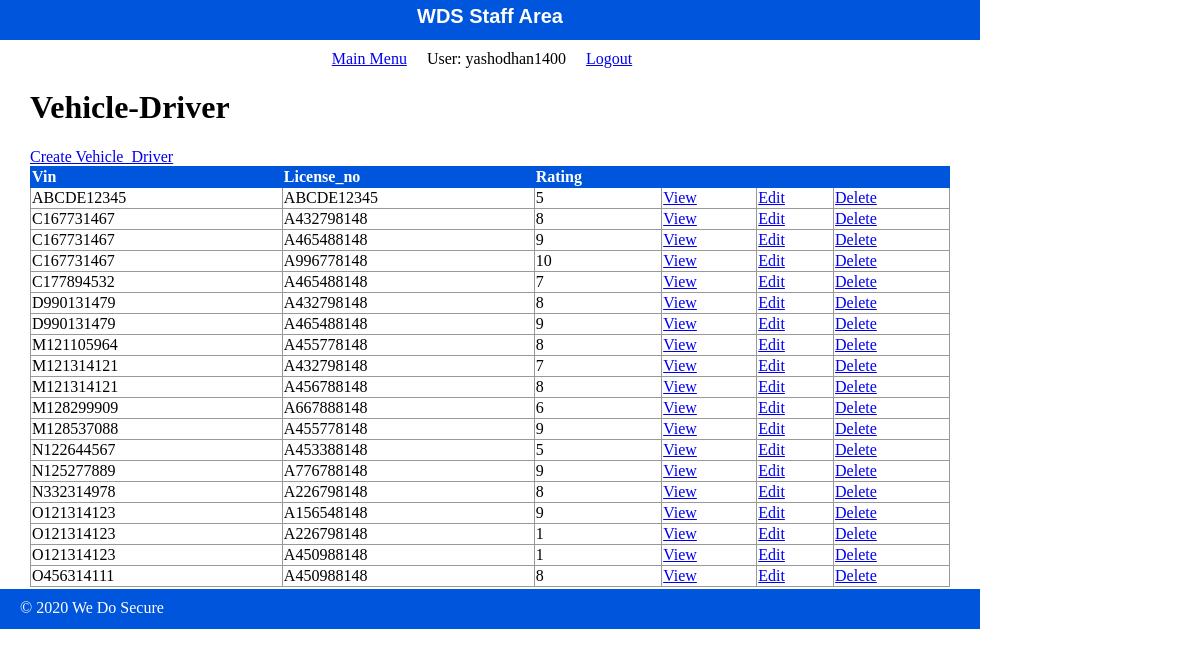
Page /WDS/public/staff/vehicle_driver/index.php (signed in) on the committed database.
### tables this page shows
CREATE TABLE `vehicle_driver` (
  `Vin` varchar(10) NOT NULL COMMENT 'Vehicle Id Number',
  `License_no` varchar(10) NOT NULL COMMENT 'Driver''s license number',
  `Rating` decimal(2,0) NOT NULL COMMENT 'DRIVER RATINGS'
);

### WDS/private/functions.php (called while the page is built, shortened)
<?php
function url_for($script_path) {
  if($script_path[0] != '/') {
    $script_path = "/" . $script_path;
  }
  return WWW_ROOT . $script_path;
}
function u($string=""){
  return urlencode($string);
}
function h($string=""){
  return htmlspecialchars($string);
  }
?>

### WDS/private/query_function.php (called while the page is built, shortened)
<?php
	function find_all($table_name){
		global $db;
		$sql_query = " SELECT * FROM $table_name ";
		$sql_query .= "ORDER BY 1 ;";
		$result = mysqli_query($db, $sql_query);
		return $result;
	}
?>

### WDS/public/staff/vehicle_driver/index.php (the view, shortened to what this page needs)
<?php
  $Vehicle_Driver_set = find_all("vehicle_driver");
?>
<?php include(SHARED_PATH . '/staff_header.php'); ?>
	<div id="content">
		<div class="Vehicle_Driver Listing">
		<h1>Vehicle-Driver</h1>
	<div id="actions">
		<a class="action" href="<?php echo url_for('staff/vehicle_driver/new.php'); ?>">Create Vehicle_Driver</a>
	</div>
	<table class="list">
  	  <tr>
        <th>Vin</th>
        <th>License_no</th>
        <th>Rating</th>
  	    <th>&nbsp;</th>
        <th>&nbsp;</th>
        <th>&nbsp;</th>
  	  </tr>
  	  <?php while($Vehicle_Driver = mysqli_fetch_assoc($Vehicle_Driver_set)) { ?>
        <tr>
          <td><?php echo $Vehicle_Driver['Vin']; ?></td>
          <td><?php echo $Vehicle_Driver['License_no']; ?></td>
          <td><?php echo $Vehicle_Driver['Rating']; ?></td>
          <td><a class="action" href="<?php echo url_for('/staff/vehicle_driver/show.php?id=' . h(u($Vehicle_Driver['Vin'])) . '&id2=' . h(u($Vehicle_Driver['License_no']))); ?>">View</a></td>
          <td><a class="action" href="<?php echo url_for('/staff/vehicle_driver/edit.php?id=' . h(u($Vehicle_Driver['Vin'])) . '&id2=' . h(u($Vehicle_Driver['License_no']))); ?>">Edit</a></td>
          <td><a class="action" href="<?php echo url_for('/staff/vehicle_driver/delete.php?id=' . h(u($Vehicle_Driver['Vin'])) . '&id2=' . h(u($Vehicle_Driver['License_no']))); ?>">Delete</a></td>
    	  </tr>
      <?php } ?>
  	</table>
		</div>
	</div>
<?php include(SHARED_PATH . '/staff_footer.php'); ?>

### WDS/public/stylesheets/staff.css (style rules this page uses)
html { height: 100%; width: 100%; }
body { height: 980px; width: 100%; margin: 0; padding: 0; }
#content { width: 920px; min-height: 500px; padding: 0 30px; }
table { border-collapse: collapse; vertical-align: top; }
table.list { width: 100%; }
table.list tr td { border: 1px solid #999999; }
table.list tr th { border: 1px solid #0055DD; background: #0055DD; color: white; text-align: left; }

### rows in the picture
vehicle_driver: Vin "ABCDE12345", License_no "ABCDE12345", Rating "5"
vehicle_driver: Vin "C167731467", License_no "A432798148", Rating "8"
vehicle_driver: Vin "C167731467", License_no "A465488148", Rating "9"
vehicle_driver: Vin "C167731467", License_no "A996778148", Rating "10"
vehicle_driver: Vin "C177894532", License_no "A465488148", Rating "7"
vehicle_driver: Vin "D990131479", License_no "A432798148", Rating "8"
vehicle_driver: Vin "D990131479", License_no "A465488148", Rating "9"
vehicle_driver: Vin "M121105964", License_no "A455778148", Rating "8"
vehicle_driver: Vin "M121314121", License_no "A432798148", Rating "7"
vehicle_driver: Vin "M121314121", License_no "A456788148", Rating "8"
vehicle_driver: Vin "M128299909", License_no "A667888148", Rating "6"
vehicle_driver: Vin "M128537088", License_no "A455778148", Rating "9"
vehicle_driver: Vin "N122644567", License_no "A453388148", Rating "5"
vehicle_driver: Vin "N125277889", License_no "A776788148", Rating "9"
vehicle_driver: Vin "N332314978", License_no "A226798148", Rating "8"
vehicle_driver: Vin "O121314123", License_no "A156548148", Rating "9"
vehicle_driver: Vin "O121314123", License_no "A226798148", Rating "1"
vehicle_driver: Vin "O121314123", License_no "A450988148", Rating "1"
vehicle_driver: Vin "O456314111", License_no "A450988148", Rating "8"

### other values in the picture
$_SESSION['username'] "yashodhan1400"
